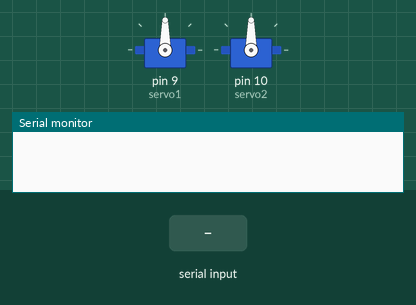
Recording of a sketch running on a simulated Arduino Uno, built with avr-gcc and run on an emulated ATmega328P. On the bench: 2 × servo, the last lines printed to the serial monitor. Inputs (shaded band) come from the test bench.

Above: at 1.2 s.
1.3 s: "90,45\n" received over Serial
At 2.6 s:
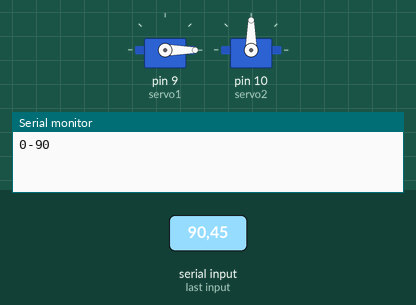
2.9 s: "30,150\n" received over Serial
At 3.9 s:
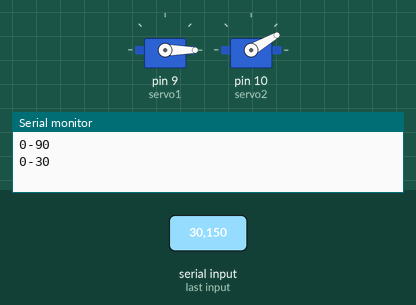
4.5 s: "5\n" received over Serial
At 5.2 s:
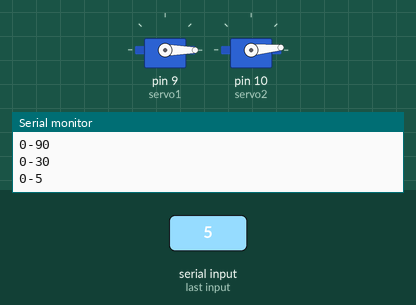
6.1 s: "200\n" received over Serial
At 7.4 s:
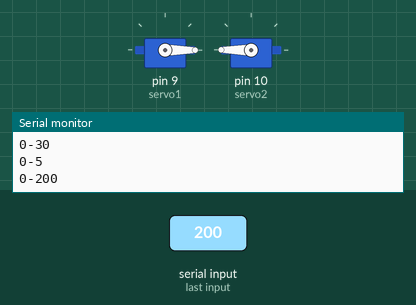
7.7 s: "90\n" received over Serial
At 8.8 s:
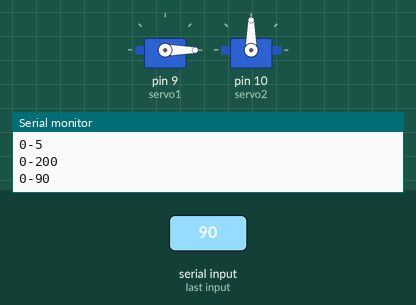
Timing chart, 0 to 10.3 s (numbered marks = the images above; inputs shaded):
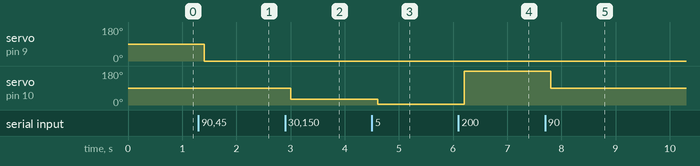

Measured:
- after the input at 1.3 s, servo on pin 9 (servo1): 90° → 0° after 0.11 s
- after the input at 2.9 s, servo on pin 10 (servo2): 90° → 30° after 0.11 s
- after the input at 4.5 s, servo on pin 10 (servo2): 30° → 5° after 0.11 s
- after the input at 6.1 s, servo on pin 10 (servo2): 5° → 180° after 0.10 s
- after the input at 7.7 s, servo on pin 10 (servo2): 180° → 90° after 0.11 s

The sketch:

system.ino
```cpp
#include <Servo.h>
#include <string.h>

Servo servo1;
Servo servo2;
void setup(){
  servo1.attach(9);
  servo2.attach(10);
  servo1.write(90);
  servo2.write(90);
  Serial.begin(9600);
  Serial.setTimeout(100);
}
int phi1 = 90;
int phi2 = 90;
String command = "";
void loop(){
  if (Serial.available() > 0){
    command = Serial.readString();
    long i = command.toInt();
    phi1 = i / 1000;
    phi2 = i % 1000;
    String retu = String(phi1) + '-' + String(phi2) + '\n';
    Serial.print(retu);
  }
  //Serial.write("hi");
  servo1.write(phi1);
  servo2.write(phi2);
  delay(10);
}
```
